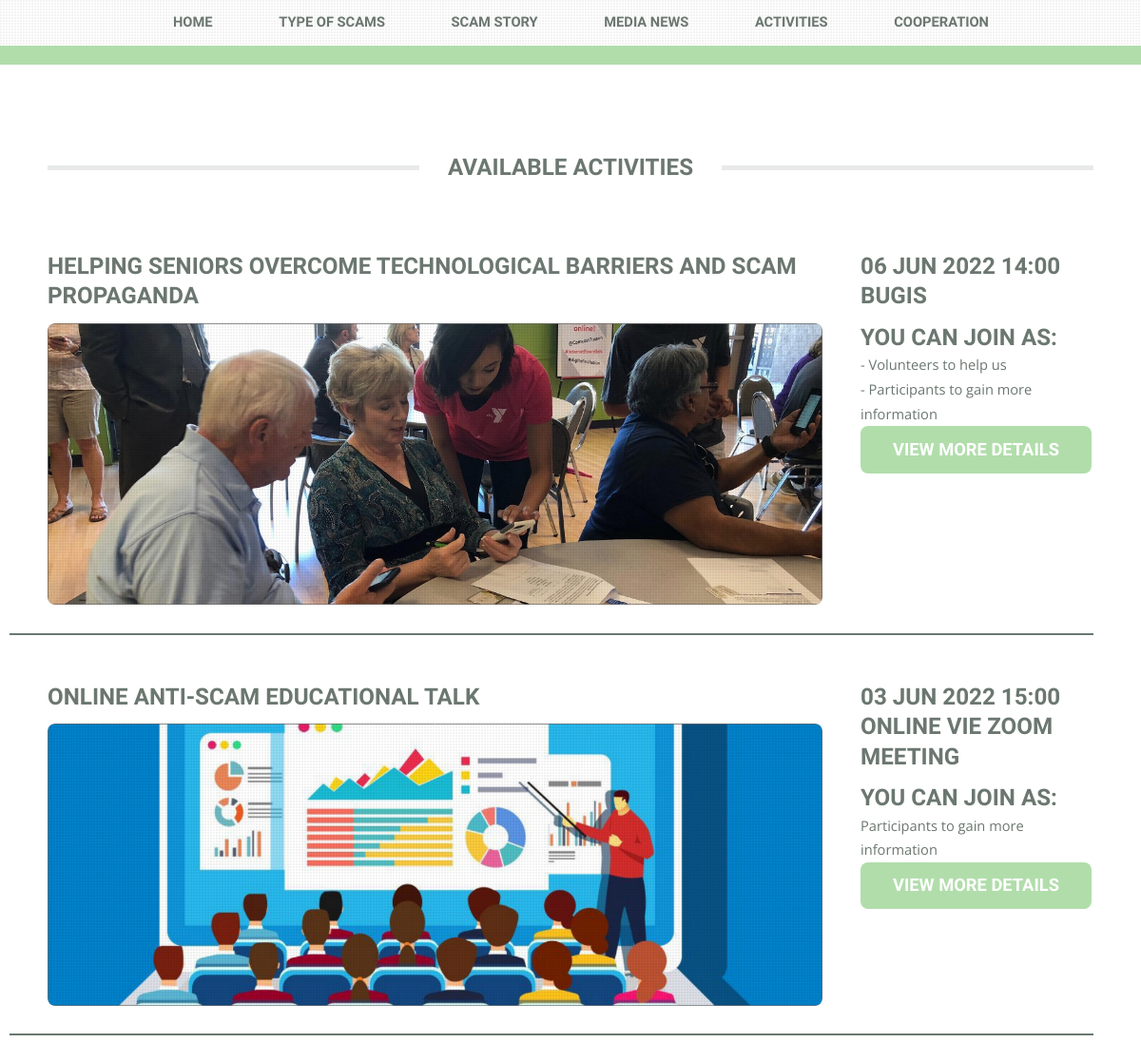
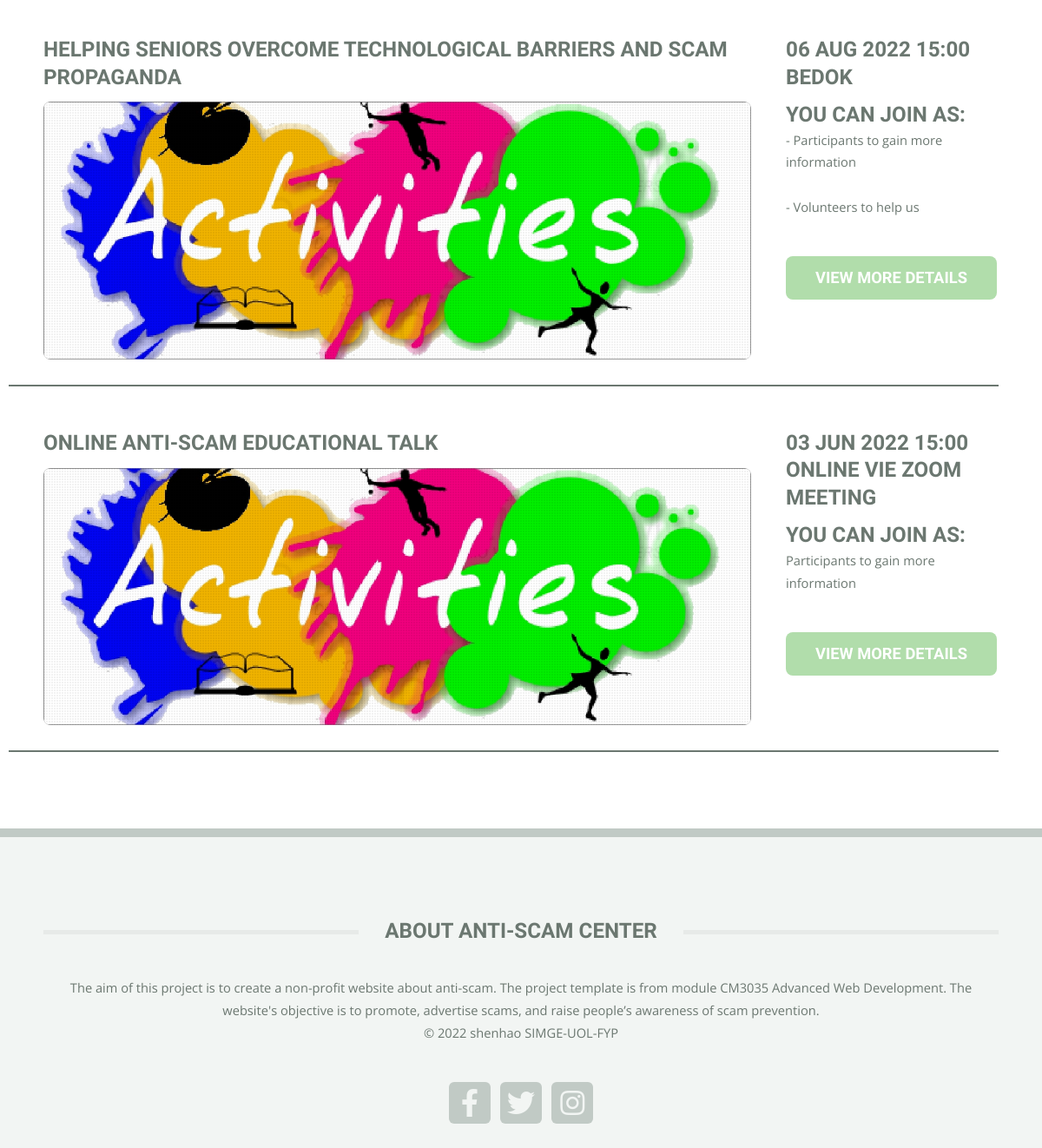
The page /activities/ on the database its author committed (2 pictures, top to bottom).
### antiScam/models.py (models this page shows, shortened)
class AddActivites(models.Model):
    activitesTitle = models.CharField(max_length=256,null=False, blank=True)
    activitesDetail = models.TextField(unique=False,blank=False)
    activitesLocation = models.CharField(max_length=256,null=False, blank=True)
    activitesCooperateWith = models.CharField(max_length=256,null=False, blank=True)
    activitesDate = models.CharField(max_length=256,null=False, blank=True)
    activitesTime = models.CharField(max_length=256,null=False, blank=True)
    toDo = models.TextField(unique=False,null=False,blank=True)
    canJoinAs = models.TextField(unique=False,null=False,blank=True)

### antiScam/views.py (the view)
# urls.py: path('activities/', views.activitiesList.as_view(), name='activities'),
class activitiesList(ListView):
 model = AddActivites
 context_object_name = 'master_activities'
 def get_context_data(self, **kwargs):
    context = super().get_context_data(**kwargs)
    context['master_activities'] = AddActivites.objects.all().order_by("-id")
    return context
 def get_template_names(self):
    return 'antiScam/Activities.html'

### antiScam/templates/antiScam/Activities.html (shortened to what this page needs)
<!DOCTYPE HTML>
{%load static%}
<html>
	<head>
		<link rel="stylesheet" href="{% static 'css/main.css' %}" />
	</head>
	<body class="is-preload">
		<div id="page-wrapper">
			{% include 'antiScam/element/nav.html' %}
				<section id="main">
					<div class="container">
						<h2 class="major" ><span> available ACTIVITIES</span></h2>
						<div class="row"  style="border-bottom: 2px solid #6b7770 ;">
							<div class="col-9 col-12-medium">
								<div class="content">
									<h2>Helping seniors overcome technological barriers and scam propaganda</h2>
									<span class="image featured"><img src="{% static 'images/teeniors_2.jpg' %}" ></span>
								</div>
							</div>
							<div class="col-3 col-12-medium">
								<div class="sidebar">
									<h2 style="margin: 0;">06 Jun 2022 14:00</h2>
									<h2>bugis</h2>
									<h2 style="margin: 0;">you can join as:</h2>
									<p style="margin: 0;">- Volunteers to help us</p>
									<p style="margin: 0;">- Participants to gain more information</p>
									<a href="/activitiesDetail1" class="button">view more details</a>
								</div>
							</div>
						</div>
						<div class="row"  style="border-bottom: 2px solid #6b7770 ; margin-top: 10px;">
							<div class="col-9 col-12-medium">
								<div class="content">
									<h2>ONLINE ANTI-SCAM EDUCATIONAL TALK</h2>
									<span class="image featured"><img src="{% static 'images/1_9G5D4yhuf7ZGD1JsKzqVrA.png' %}" ></span>
								</div>
							</div>
							<div class="col-3 col-12-medium">
								<div class="sidebar">
									<h2 style="margin: 0;">03 Jun 2022 15:00</h2>
									<h2> ONLINE VIE ZOOM MEETING</h2>
									<h2 style="margin: 0;">you can join as:</h2>
									<p style="margin: 0;">Participants to gain more information</p>
									<a href="/activitiesDetail2" class="button">view more details</a>
								</div>
							</div>
						</div>
						{% for activity in master_activities %}
					    <div class="row"  style="border-bottom: 2px solid #6b7770 ; margin-top: 10px;">
							<div class="col-9 col-12-medium">
								<div class="content">
									<h2>{{activity.activitesTitle}}</h2>
									<span class="image featured"><img src="{% static 'images/activites.jpg' %}" ></span>
								</div>
							</div>
							<div class="col-3 col-12-medium">
								<div class="sidebar">
									<h2 style="margin: 0;">{{activity.activitesDate}} {{activity.activitesTime}}</h2>
									<h2>{{activity.activitesLocation }}</h2>
									<h2 style="margin: 0;">you can join as:</h2>
									<p style="margin: 0;">{{activity.canJoinAs|linebreaksbr}}</p>
									<a href="/activity/{{activity.pk}}" class="button">view more details</a>
								</div>
							</div>
						</div>
					 {% endfor %}
					</div>
				</section>
				{% include 'antiScam/element/footer.html' %}
		</div>
	</body>
</html>

### antiScam/templates/antiScam/element/nav.html
<nav id="nav">
    <ul>
        <li><a href="/">Home</a></li>
        <li><a href="/scamType">Type of Scams</a></li>
        <li><a href="/stories">Scam Story</a></li>
        <li><a href="/mediaNews">Media News</a></li>
        <li><a href="/activities">Activities</a></li>
        <li><a href="/cooperation">cooperation</a></li>
    </ul>
</nav>

### antiScam/templates/antiScam/element/Footer.html
<footer id="footer">
    <div class="container">
        <div class="row gtr-200">
            <div class="col-12">
                    <section>
                        <h2 class="major"><span>About ANTI-SCAM CENTER</span></h2>
                        <p>
                            The aim of this project is to create a non-profit website about anti-scam. The project template is from module CM3035 Advanced Web Development. The website's objective is to promote, advertise scams, and raise people’s awareness of scam prevention.
                            <br>© 2022 shenhao SIMGE-UOL-FYP
                        </p>
                        <ul class="contact">
                            <li><a class="icon brands fa-facebook-f" href="#"><span class="label">Facebook</span></a></li>
                            <li><a class="icon brands fa-twitter" href="#"><span class="label">Twitter</span></a></li>
                            <li><a class="icon brands fa-instagram" href="#"><span class="label">Instagram</span></a></li>
                        </ul>
                    </section>
            </div>
        </div>
    </div>
</footer>

### rows shown on the page
AddActivites: activitesTitle "HELPING SENIORS OVERCOME TECHNOLOGICAL BARRIERS AND SCAM PROPAGANDA", activitesDate "06 AUG 2022", activitesTime "15:00", activitesLocation "BEDOK", canJoinAs "- Participants to gain more information - Volunteers to help us"
AddActivites: activitesTitle "ONLINE ANTI-SCAM EDUCATIONAL TALK", activitesDate "03 JUN 2022", activitesTime "15:00", activitesLocation "ONLINE VIE ZOOM MEETING", canJoinAs "Participants to gain more information"
